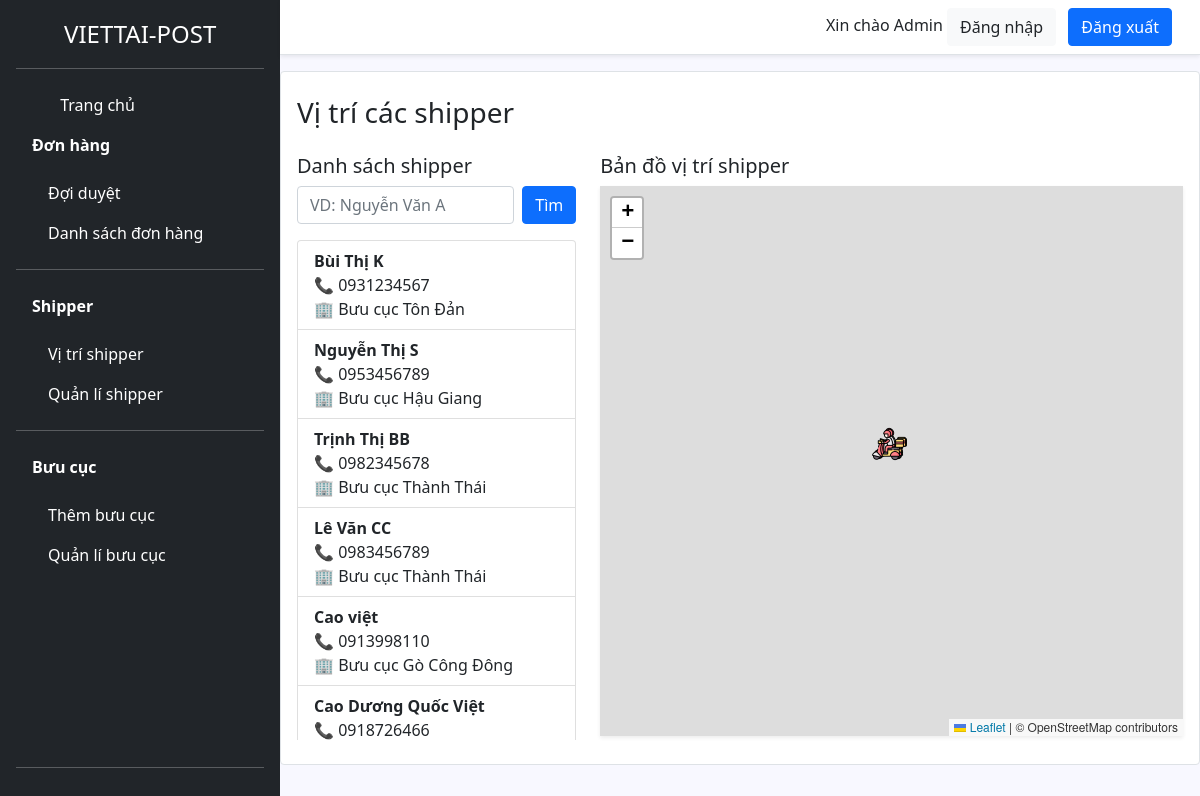
/admin/vi-tri-shipper.php, run on the app's committed database.
### tables this page shows
CREATE TABLE `shipper` (
  `id` int(11) NOT NULL,
  `ho_ten` varchar(100) NOT NULL,
  `so_dien_thoai` varchar(20) NOT NULL,
  `mat_khau` text NOT NULL,
  `id_buu_cuc` int(11) NOT NULL,
  `vi_do` decimal(10,7) DEFAULT NULL,
  `kinh_do` decimal(10,7) DEFAULT NULL,
  `ngay_tao` timestamp NOT NULL DEFAULT current_timestamp(),
  `ngay_cap_nhat` timestamp NOT NULL DEFAULT current_timestamp() ON UPDATE current_timestamp(),
  `trang_thai` enum('Đang hoạt động','Không hoạt động','Đã nghỉ việc','Khóa tài khoản') NOT NULL DEFAULT 'Không hoạt động',
  `cccd_truoc` varchar(255) DEFAULT NULL,
  `cccd_sau` varchar(255) DEFAULT NULL,
  `bang_lai_xe` varchar(255) DEFAULT NULL,
  `giay_dk_xe` varchar(255) DEFAULT NULL,
  `last_login` datetime DEFAULT NULL
);

CREATE TABLE `buu_cuc` (
  `id` int(11) NOT NULL,
  `ten_buu_cuc` varchar(255) NOT NULL,
  `dia_chi` text NOT NULL,
  `xa_huyen_tinh` text NOT NULL,
  `vi_do` decimal(10,7) NOT NULL,
  `kinh_do` decimal(10,7) NOT NULL,
  `so_dien_thoai` varchar(20) DEFAULT NULL,
  `thoi_gian_tao` timestamp NOT NULL DEFAULT current_timestamp()
);

### controller/cls-admin.php (called while the page is built, shortened)
<?php
class clsAdmin extends ConnectDB
{
    public function getTatCaShipper()
    {
        $conn = $this->connect();
        $sql = "SELECT s.*, b.ten_buu_cuc FROM shipper s
            LEFT JOIN buu_cuc b ON s.id_buu_cuc = b.id";
        return $conn->query($sql)->fetchAll(PDO::FETCH_ASSOC);
    }
}

### admin/vi-tri-shipper.php (the view, shortened to what this page needs)
<?php
require_once '../controller/cls-admin.php';
$admin = new clsAdmin();
$search = $_GET['search'] ?? '';
if ($search !== '') {
    $shippers = $admin->timShipper($search);
} else {
    $shippers = $admin->getTatCaShipper();
}
?>
<!DOCTYPE html>
<html lang="vi">
<head>
    <link rel="stylesheet" href="../asset/css/bootstrap.min.css" />
    <link rel="stylesheet" href="../asset/css/style.css" />
    <link rel="stylesheet" href="https://unpkg.com/leaflet@1.9.4/dist/leaflet.css" />
</head>
<body class="d-flex">
    <?php require_once 'view/sidebar.php'; ?>
    <div class="main-content">
        <?php require_once 'view/header.php'; ?>
        <div class="container py-4 card border rounded-4 p-3">
            <h3 class="mb-4">Vị trí các shipper</h3>
            <div class="row">
                <div class="col-md-4">
                    <h5>Danh sách shipper</h5>
                    <form method="get" class="mb-3 d-flex">
                        <input type="text" class="form-control me-2" name="search" placeholder="VD: Nguyễn Văn A"
                            value="<?= htmlspecialchars($search) ?>">
                        <button type="submit" class="btn btn-primary">Tìm</button>
                    </form>
                    <div style="max-height: 500px; overflow-y: auto;">
                        <ul class="list-group">
                            <?php foreach ($shippers as $shipper): ?>
                                <li class="list-group-item">
                                    <strong><?= htmlspecialchars($shipper['ho_ten']) ?></strong><br>
                                    📞 <?= htmlspecialchars($shipper['so_dien_thoai']) ?><br>
                                     🏢 <?= htmlspecialchars($shipper['ten_buu_cuc'] ?? 'Chưa có bưu cục') ?><br>
                                </li>
                            <?php endforeach; ?>
                        </ul>
                    </div>
                </div>
                <div class="col-md-8">
                    <h5>Bản đồ vị trí shipper</h5>
                    <div id="map" style="height: 550px;" class="shadow-sm"></div>
                </div>
            </div>
        </div>
    </div>
</body>
</html>

### asset/css/style.css (style rules this page uses)
.main-content { width: calc(100% - 280px); min-height: 100vh; display: flex; flex-direction: column; }
body { background-color: ghostwhite; }

### data on the page
shipper: ho_ten "Bùi Thị K", so_dien_thoai "0931234567", id_buu_cuc.ten_buu_cuc "Bưu cục Tôn Đản"
shipper: ho_ten "Nguyễn Thị S", so_dien_thoai "0953456789", id_buu_cuc.ten_buu_cuc "Bưu cục Hậu Giang"
shipper: ho_ten "Trịnh Thị BB", so_dien_thoai "0982345678", id_buu_cuc.ten_buu_cuc "Bưu cục Thành Thái"
shipper: ho_ten "Lê Văn CC", so_dien_thoai "0983456789", id_buu_cuc.ten_buu_cuc "Bưu cục Thành Thái"
shipper: ho_ten "Cao việt", so_dien_thoai "0913998110", id_buu_cuc.ten_buu_cuc "Bưu cục Gò Công Đông"
shipper: ho_ten "Cao Dương Quốc Việt", so_dien_thoai "0918726466"
